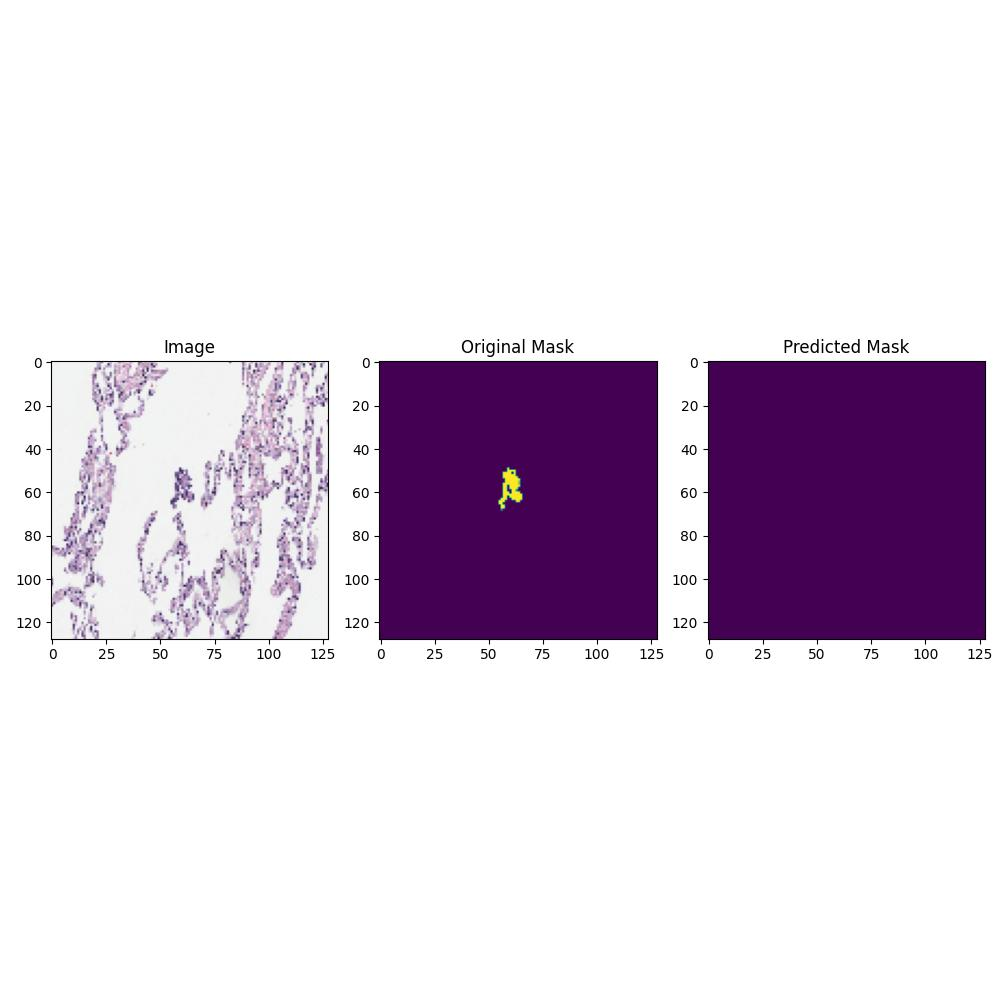

The script that saved this image:
# USAGE
# python predict.py

# import the necessary packages
from pyimagesearch import config
import matplotlib.pyplot as plt
import numpy as np
import torch
import cv2
import os

def prepare_plot(origImage, origMask, predMask):
	# initialize our figure
	figure, ax = plt.subplots(nrows=1, ncols=3, figsize=(10, 10))
	
	# plot the original image, its mask, and the predicted mask
	ax[0].imshow(origImage)
	ax[1].imshow(origMask)
	ax[2].imshow(predMask)
	
	# set the titles of the subplots
	ax[0].set_title("Image")
	ax[1].set_title("Original Mask")
	ax[2].set_title("Predicted Mask")
	
	# set the layout of the figure and display it
	figure.tight_layout()
	figure.show()
	figure.savefig('predict.jpg')
	

def make_predictions(model, imagePath):
	# set model to evaluation mode
	model.eval()
	
	# turn off gradient tracking
	with torch.no_grad():
		# load the image from disk, swap its color channels, cast it
		# to float data type, and scale its pixel values
		image = cv2.imread(imagePath)
		image = cv2.cvtColor(image, cv2.COLOR_BGR2RGB)
		image = image.astype("float32") / 255.0
		
		# resize the image and make a copy of it for visualization
		image = cv2.resize(image, (128, 128))
		orig = image.copy()
		
		# find the filename and generate the path to ground truth
		# mask
		filename = imagePath.split(os.path.sep)[-1]
		groundTruthPath = os.path.join(config.MASK_DATASET_PATH,
			filename)
			
		# load the ground-truth segmentation mask in grayscale mode
		# and resize it
		gtMask = cv2.imread(groundTruthPath, 0)
		gtMask = cv2.resize(gtMask, (config.INPUT_IMAGE_HEIGHT,
			config.INPUT_IMAGE_HEIGHT))
			
		# make the channel axis to be the leading one, add a batch
		# dimension, create a PyTorch tensor, and flash it to the
		# current device
		image = np.transpose(image, (2, 0, 1))
		image = np.expand_dims(image, 0)
		image = torch.from_numpy(image).to(config.DEVICE)
		
		# make the prediction, pass the results through the sigmoid
		# function, and convert the result to a NumPy array
		predMask = model(image).squeeze()
		predMask = torch.sigmoid(predMask)
		predMask = predMask.cpu().numpy()
		
		# filter out the weak predictions and convert them to integers
		predMask = (predMask > config.THRESHOLD) * 255
		predMask = predMask.astype(np.uint8)
		
		# prepare a plot for visualization
		prepare_plot(orig, gtMask, predMask)
		
# load the image paths in our testing file and randomly select 10
# image paths
print("[INFO] loading up test image paths...")
imagePaths = open(config.TEST_PATHS).read().strip().split("\n")
imagePaths = np.random.choice(imagePaths, size=1)

# load our model from disk and flash it to the current device
print("[INFO] load up model...")
unet = torch.load(config.MODEL_PATH).to(config.DEVICE)

# iterate over the randomly selected test image paths
for path in imagePaths:
	# make predictions and visualize the results
	make_predictions(unet, path)